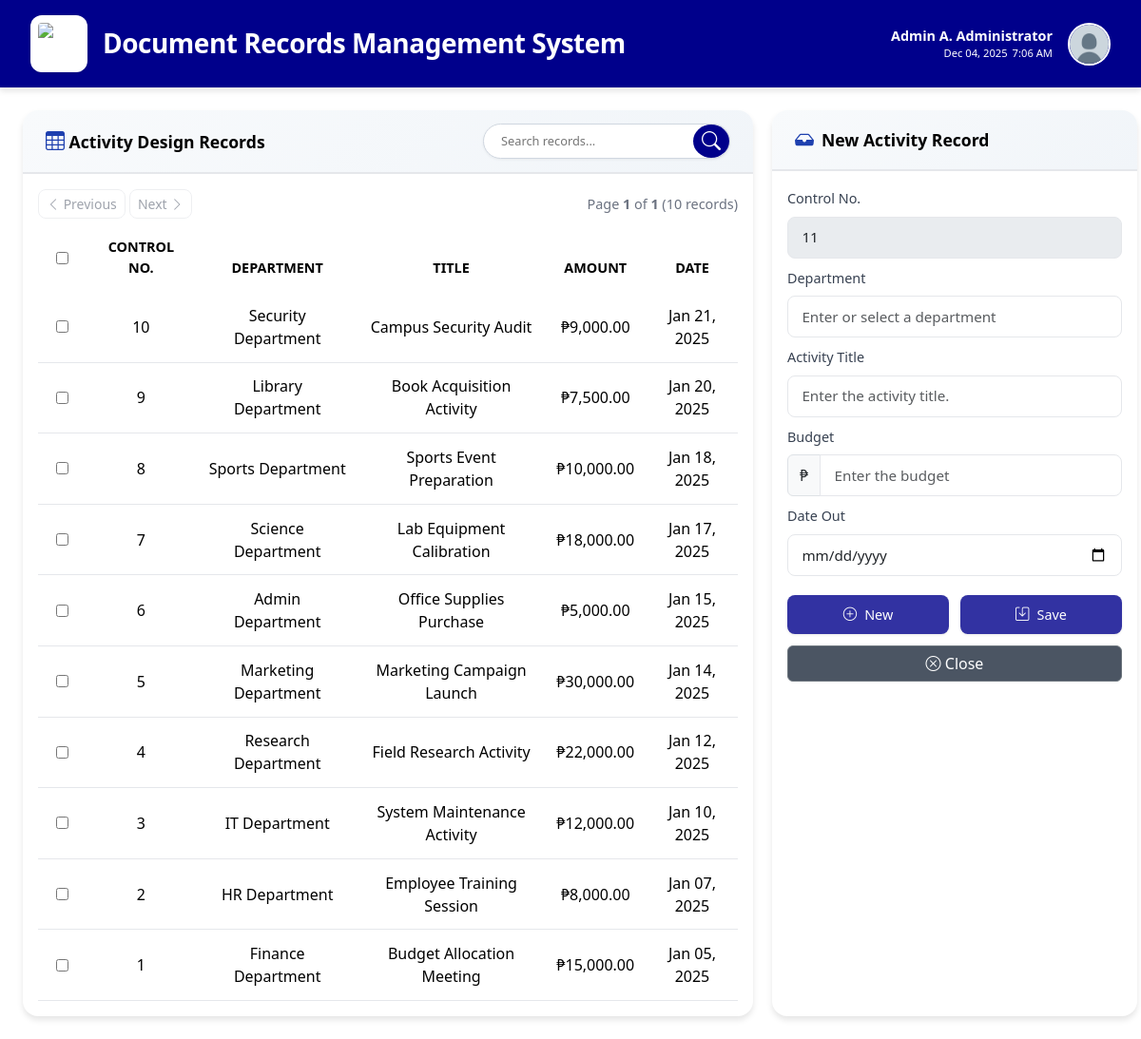
/users/activity_design.php (signed in), run on the app's committed database.
### tables this page shows
CREATE TABLE `users` (
  `id` int(11) NOT NULL,
  `transmittal_id` int(11) NOT NULL,
  `first_name` varchar(100) NOT NULL,
  `middle_initial` varchar(5) DEFAULT NULL,
  `last_name` varchar(100) NOT NULL,
  `username` varchar(100) NOT NULL,
  `email` varchar(255) NOT NULL,
  `password` varchar(255) NOT NULL,
  `role` enum('admin','encoder') NOT NULL,
  `status` enum('Active','Inactive') NOT NULL DEFAULT 'Active',
  `permissions` longtext DEFAULT NULL CHECK (json_valid(`permissions`)),
  `created_at` timestamp NOT NULL DEFAULT current_timestamp()
);

CREATE TABLE `activity_designs` (
  `id` int(11) NOT NULL,
  `user_id` int(11) NOT NULL,
  `control_no` varchar(50) NOT NULL,
  `department` varchar(255) NOT NULL,
  `activity_title` varchar(255) NOT NULL,
  `budget` decimal(12,2) NOT NULL,
  `date_out` date NOT NULL,
  `created_at` timestamp NOT NULL DEFAULT current_timestamp()
);

### users/activity_design.php (the view, shortened to what this page needs)
<?php
include '../db.php';
$user_id = $_SESSION['user_id'];
$query = $conn->prepare("SELECT first_name, middle_initial, last_name, username, permissions FROM users WHERE id = ?");
$query->bind_param("i", $user_id);
$query->execute();
$result = $query->get_result();
if ($result->num_rows > 0) {
    $user = $result->fetch_assoc();
    $full_name = trim(
        ($user['first_name'] ?? '') . ' ' .
        (!empty($user['middle_initial']) ? strtoupper(substr($user['middle_initial'], 0, 1)) . '. ' : '') .
        ($user['last_name'] ?? '')
    );
} else {
    $full_name = $_SESSION['username'] ?? "User";
}
$currentDate = date("M d, Y");
$user_permissions = [];
$canAccessActivity = in_array("activity_records", $user_permissions);
$activitiesQuery = $conn->prepare("SELECT * FROM activity_designs ORDER BY id DESC");
$activitiesQuery->execute();
$activities = $activitiesQuery->get_result();
$nextConID = 1;
$conQuery = $conn->prepare("SELECT control_no FROM activity_designs ORDER BY id DESC LIMIT 1");
$conQuery->execute();
$conResult = $conQuery->get_result();
if ($conResult->num_rows > 0) {
    $lastCon = $conResult->fetch_assoc();
    $nextConID = intval($lastCon['control_no']) + 1;
}
?>
<!DOCTYPE html>
<html lang="en">
<head>
    <link href="https://cdn.jsdelivr.net/npm/bootstrap@5.3.2/dist/css/bootstrap.min.css" rel="stylesheet">
    <link href="https://cdn.jsdelivr.net/npm/bootstrap-icons/font/bootstrap-icons.css" rel="stylesheet">
    <link rel="stylesheet" href="https://cdnjs.cloudflare.com/ajax/libs/font-awesome/6.4.0/css/all.min.css">
    <link rel="stylesheet" href="../assets/css/users/activity_design.css">
</head>
<body>
<div class="header">
    <img src="../assets/images/office-of-treasurer.png" alt="Logo" class="logo">
    <h1>Document Records Management System</h1>
    <div class="header-right">
        <div class="header-user">
            <strong><?php echo htmlspecialchars($full_name); ?></strong>
            <span id="dateTime"><?php echo $currentDate; ?> <span id="liveTime"></span></span>
        </div>
        <div class="profile-container" style="position: relative;">
            <img src="../assets/images/profile.png" alt="Profile" class="header-profile" id="profileBtn">
        </div>
    </div>
</div>
    <div class="row g-0">
        <div class="col-md-8 d-flex">
            <div class="card flex-fill">
                <div class="card-header ok-card">
                    <div class="left">
                        <i class="bi bi-table"></i>
                        Activity Design Records
                    </div>
                    <div class="right">
                        <div class="search-container">
                            <input type="text" id="tableSearch" placeholder="Search records..." />
                            <button id="searchBtn"><i class="bi bi-search"></i></button>
                        </div>
                    </div>
                </div>
                <div class="card-body d-flex flex-column">
                    <div class="pagination-controls">
                        <div>
                            <a class="btn btn-outline-secondary btn-sm" href="">
                                <i class="bi bi-chevron-left"></i> Previous
                            </a>
                            <a class="btn btn-outline-secondary btn-sm" href="">
                                Next <i class="bi bi-chevron-right"></i>
                            </a>
                        </div>
                        <div class="page-info">
                        </div>
                    </div>
                    <div class="table-responsive flex-grow-1" style="overflow-y: auto;">
                        <table class="table table-hover align-middle">
                            <thead>
                                <tr>
                                    <th class="checkbox-cell"><input type="checkbox" id="selectAll"></th>
                                    <th>Control No.</th>
                                    <th>Department</th>
                                    <th>Title</th>
                                    <th>Amount</th>
                                    <th>Date</th>
                                </tr>
                            </thead>
                            <tbody id="recordsTableBody">
                                <?php
                                if ($activities->num_rows > 0) {
                                    while ($row = $activities->fetch_assoc()) {
                                        echo "<tr>
                                            <td><input type='checkbox' class='rowCheckbox' data-id='{$row['id']}'></td>
                                            <td>" . htmlspecialchars($row['control_no']) . "</td>
                                            <td>" . htmlspecialchars($row['department']) . "</td>
                                            <td>" . htmlspecialchars($row['activity_title']) . "</td>
                                            <td>₱" . number_format($row['budget'], 2) . "</td>
                                            <td>" . date("M d, Y", strtotime($row['date_out'])) . "</td>
                                        </tr>";
                                    }
                                    }
                                ?>
                            </tbody>
                        </table>
                    </div>
                </div>
            </div>
        </div>
        <div class="col-md-4 d-flex">
            <div class="card flex-fill">
                <div class="card-header">
                    <i class="bi bi-inbox-fill"></i>
                    New Activity Record
                </div>
                <div class="card-body" style="min-height: 500px;">
                    <form method="POST" action="Controllers/ActivityController.php" id="activityForm">
                        <div class="mb-2">
                            <label class="form-label">Control No.</label>
                            <input type="text" name="control_no" id="control_no" class="form-control" readonly
                                style="background:#e9ecef; cursor:not-allowed;" required
                                value="<?php echo $nextConID; ?>">
                        </div>
                        <div class="mb-2 position-relative">
                            <label class="form-label">Department</label>
                            <input type="text" name="department" id="department" class="form-control" placeholder="Enter or select a department" autocomplete="off">
                        </div>
                        <div class="mb-2">
                            <label class="form-label">Activity Title</label>
                            <input type="text" name="activity_title" id="activity_title" class="form-control" placeholder="Enter the activity title.">
                        </div>
                        <div class="mb-2">
                        <label class="form-label">Budget</label>
                            <div class="input-group">
                                <span class="input-group-text">₱</span>
                                <input type="text" name="budget" id="budget" class="form-control" placeholder="Enter the budget">
                            </div>
                        </div>
                        <div class="mb-2">
                            <label class="form-label">Date Out</label>
                            <input type="date" name="date_out" id="date_out" class="form-control">
                        </div>
                        <div class="form-buttons">
                            <button type="reset" class="btn btn-custom" <?= !$canAccessActivity ? 'disabled style="background:darkblue;color:#ffffff;opacity:0.8;cursor:not-allowed;"' : '' ?>>
                                <i class="bi bi-plus-circle"></i> New
                            </button>
                            <button type="submit" name="save" class="btn btn-custom" <?= !$canAccessActivity ? 'disabled style="background:darkblue;color:#ffffff;opacity:0.8;cursor:not-allowed;"' : '' ?>>
                                <i class="bi bi-save"></i> Save
                            </button>
                            <button onclick="window.location.href='../index.php'" type="button" class="btn btn-secondary">
                                <i class="bi bi-x-circle"></i> Close
                            </button>
                        </div>
                    </form>
                </div>
            </div>
        </div>
    </div>
</body>
</html>

### assets/css/users/activity_design.css (style rules this page uses)
* { margin: 0; padding: 0; box-sizing: border-box; }
body { background: #ffffff; font-family: 'Segoe UI', Tahoma, Geneva, Verdana, sans-serif; min-height: 100vh; }
.header { background: darkblue; padding: 1rem 2rem; color: white; box-shadow: 0 4px 6px rgba(0,0,0,0.1); display: flex; align-items: center; gap: 1rem; }
.header .logo { height: 60px; width: 60px; object-fit: contain; background: white; border-radius: 12px; padding: 8px; box-shadow: 0 1px 3px rgba(0,0,0,0.12); }
.header h1 { font-size: 1.75rem; font-weight: 600; margin: 0; letter-spacing: -0.5px; }
.header-right { margin-left: auto; text-align: right; display: flex; align-items: center; gap: 1rem; }
.header-user { display: flex; flex-direction: column; align-items: flex-end; color: white; font-size: 0.9rem; }
.header-user #dateTime { display: inline-flex; gap: 5px; font-size: 0.7rem; }
.header-profile { height: 45px; width: 45px; border-radius: 50%; object-fit: cover; border: 2px solid white; }
.row.g-0 { display: flex; flex-wrap: nowrap; gap: 1.25rem; margin: 1.5rem; }
.card { border: none; border-radius: 16px; box-shadow: 0 4px 6px rgba(0,0,0,0.1); overflow: hidden; background: white; height: 100%; }
.card-header { background: linear-gradient(135deg, #f8fafc 0%, #f1f5f9 100%); border-bottom: 2px solid #e5e7eb; font-weight: 600; font-size: 1.1rem; color: #000000ff; padding: 1rem 1.5rem; display: flex; align-items: center; gap: 0.5rem; }
.ok-card { display: flex; justify-content: space-between; align-items: center; gap: 0.5rem; padding: 14px 1.5rem !important; }
.ok-card .right i { color: #ffffff; }
.card-header i { font-size: 1.25rem; color: #1e40af; }
.form-label { font-weight: 500; color: #374151; margin-bottom: 0.5rem; font-size: 0.9rem; }
.form-control, .form-select { border: 1.5px solid #e5e7eb; border-radius: 8px; padding: 0.6rem 0.9rem; font-size: 0.95rem; transition: all 0.2s ease; }
.form-buttons { margin-top: 1.25rem; display: flex; flex-wrap: wrap; gap: 0.75rem; }
.form-buttons button { flex: 1; min-width: 120px; justify-content: center; }
.btn-custom { background: darkblue; color: white; border: none; font-size: 0.9rem; padding: 0.6rem 1.2rem; border-radius: 8px; font-weight: 500; transition: all 0.2s ease; display: inline-flex; align-items: center; gap: 0.5rem; box-shadow: 0 1px 3px rgba(0,0,0,0.12); }
.btn-secondary { background: #4b5563; }
.table { margin-bottom: 0; overflow: hidden; }
.table thead { background: linear-gradient(135deg, #1e3a8a 0%, #1e40af 100%); color: white; }
.table thead th { font-weight: 600; font-size: 0.9rem; text-align: center; border: none; text-transform: uppercase; padding: 0.9rem; }
.table tbody td { padding: 0.8rem; vertical-align: middle; text-align: center; border-color: #e5e7eb; }
.pagination-controls { display: flex; justify-content: space-between; align-items: center; margin-bottom: 5px; }
.pagination-controls .btn-outline-secondary { border: 1.5px solid #e5e7eb; color: #6b7280; border-radius: 8px; transition: all 0.2s ease; }
.page-info { font-size: 0.9rem; color: #6b7280; }
.checkbox-cell { width: 50px; text-align: center; align-content: center; }
input[type="checkbox"] { cursor: pointer; accent-color: #1e3a8a; }
.rowCheckbox, #selectAll { display: block; margin: auto; accent-color: #1e3a8a; }
.search-container { display: flex; align-items: center; background: #ffffff; border: 1px solid #d0d7e0; padding-left: 10px; border-radius: 30px; width: 260px; transition: all 0.25s ease; box-shadow: 0px 1px 3px rgba(0,0,0,0.06); }
.search-container input { flex: 1; border: none; outline: none; font-size: 0.8rem; background: transparent; padding-left: 8px; }
.search-container button { border: none; background: darkblue; color: #fff; width: 38px; height: 35px; border-radius: 50%; cursor: pointer; display: flex; align-items: center; justify-content: center; font-size: 1rem; transition: all 0.25s ease; }
.search-container button i { pointer-events: none; }

### data on the page
users: full_name "Admin A. Administrator"
activity_designs: control_no "10", department "Security Department", activity_title "Campus Security Audit", budget "9,000.00", date_out "Jan 21, 2025", control_no "11"
activity_designs: control_no "9", department "Library Department", activity_title "Book Acquisition Activity", budget "7,500.00", date_out "Jan 20, 2025"
activity_designs: control_no "8", department "Sports Department", activity_title "Sports Event Preparation", budget "10,000.00", date_out "Jan 18, 2025"
activity_designs: control_no "7", department "Science Department", activity_title "Lab Equipment Calibration", budget "18,000.00", date_out "Jan 17, 2025"
activity_designs: control_no "6", department "Admin Department", activity_title "Office Supplies Purchase", budget "5,000.00", date_out "Jan 15, 2025"
activity_designs: control_no "5", department "Marketing Department", activity_title "Marketing Campaign Launch", budget "30,000.00", date_out "Jan 14, 2025"
activity_designs: control_no "4", department "Research Department", activity_title "Field Research Activity", budget "22,000.00", date_out "Jan 12, 2025"
activity_designs: control_no "3", department "IT Department", activity_title "System Maintenance Activity", budget "12,000.00", date_out "Jan 10, 2025"
activity_designs: control_no "2", department "HR Department", activity_title "Employee Training Session", budget "8,000.00", date_out "Jan 07, 2025"
activity_designs: control_no "1", department "Finance Department", activity_title "Budget Allocation Meeting", budget "15,000.00", date_out "Jan 05, 2025"
